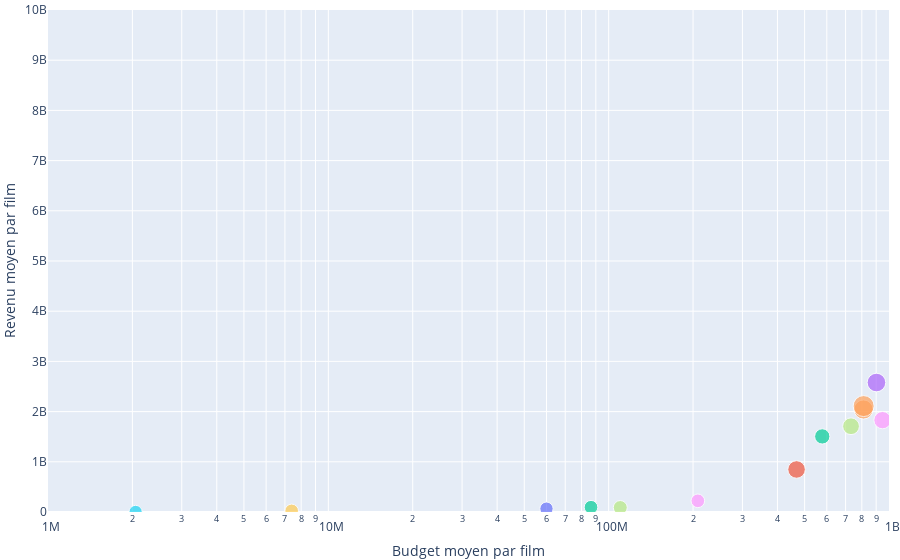

Write notebook code for a chart like this one.
### Code cell
xaxis_type = "log"
size = df_year.loc[1999]['title'].to_numpy()
nb_films = size.sum()
s = [((s/nb_films) * 100)*2 + 10 for s in size]

dfg = df_year.loc[1999]
fig = px.scatter(dfg, x = "budget", y = "revenue", 
                 size = s, 
                 color = "genres",
                 hover_name="genres")
fig.update_layout(
         xaxis = dict(title='Budget moyen par film',
                      type= 'linear' if xaxis_type == 'Linéaire' else 'log',
                      range=(0,3000000000) if xaxis_type == 'Linéaire' 
                                      else (np.log10(1000000), np.log10(1000000000)) 
                     ),
         yaxis = dict(title="Revenu moyen par film", range=(0,10000000000)),
         margin={'l': 40, 'b': 30, 't': 10, 'r': 0},
         hovermode='closest',
         showlegend=False,
     )
fig.show()

### Figure 1 — Plotly figure (JSON) as saved in the notebook; plotly's stock layout.template omitted (floating-point values rounded to 4 significant figures)
{"data": [{"hovertemplate": "<b>%{hovertext}</b><br><br>genres=Action<br>budget=%{x}<br>revenue=%{y}<br>size=%{marker.size}<extra></extra>", "hovertext": ["Action"], "legendgroup": "Action", "marker": {"color": "#636efa", "size": [24.08], "sizemode": "area", "sizeref": 0.1194, "symbol": "circle"}, "mode": "markers", "name": "Action", "orientation": "v", "showlegend": true, "type": "scatter", "x": [1592000000], "xaxis": "x", "y": [3372006222], "yaxis": "y"}, {"hovertemplate": "<b>%{hovertext}</b><br><br>genres=Adventure<br>budget=%{x}<br>revenue=%{y}<br>size=%{marker.size}<extra></extra>", "hovertext": ["Adventure"], "legendgroup": "Adventure", "marker": {"color": "#EF553B", "size": [19.01], "sizemode": "area", "sizeref": 0.1194, "symbol": "circle"}, "mode": "markers", "name": "Adventure", "orientation": "v", "showlegend": true, "type": "scatter", "x": [1185000000], "xaxis": "x", "y": [3150845353], "yaxis": "y"}, {"hovertemplate": "<b>%{hovertext}</b><br><br>genres=Animation<br>budget=%{x}<br>revenue=%{y}<br>size=%{marker.size}<extra></extra>", "hovertext": ["Animation"], "legendgroup": "Animation", "marker": {"color": "#00cc96", "size": [13.94], "sizemode": "area", "sizeref": 0.1194, "symbol": "circle"}, "mode": "markers", "name": "Animation", "orientation": "v", "showlegend": true, "type": "scatter", "x": [578000000], "xaxis": "x", "y": [1505485381], "yaxis": "y"}, {"hovertemplate": "<b>%{hovertext}</b><br><br>genres=Comedy<br>budget=%{x}<br>revenue=%{y}<br>size=%{marker.size}<extra></extra>", "hovertext": ["Comedy"], "legendgroup": "Comedy", "marker": {"color": "#ab63fa", "size": [44.93], "sizemode": "area", "sizeref": 0.1194, "symbol": "circle"}, "mode": "markers", "name": "Comedy", "orientation": "v", "showlegend": true, "type": "scatter", "x": [2019534302], "xaxis": "x", "y": [4384523059], "yaxis": "y"}, {"hovertemplate": "<b>%{hovertext}</b><br><br>genres=Crime<br>budget=%{x}<br>revenue=%{y}<br>size=%{marker.size}<extra></extra>", "hovertext": ["Crime"], "legendgroup": "Crime", "marker": {"color": "#FFA15A", "size": [21.83], "sizemode": "area", "sizeref": 0.1194, "symbol": "circle"}, "mode": "markers", "name": "Crime", "orientation": "v", "showlegend": true, "type": "scatter", "x": [811000000], "xaxis": "x", "y": [2041632820], "yaxis": "y"}, {"hovertemplate": "<b>%{hovertext}</b><br><br>genres=Documentary<br>budget=%{x}<br>revenue=%{y}<br>size=%{marker.size}<extra></extra>", "hovertext": ["Documentary"], "legendgroup": "Documentary", "marker": {"color": "#19d3f3", "size": [10.56], "sizemode": "area", "sizeref": 0.1194, "symbol": "circle"}, "mode": "markers", "name": "Documentary", "orientation": "v", "showlegend": true, "type": "scatter", "x": [2053648], "xaxis": "x", "y": [500000], "yaxis": "y"}, {"hovertemplate": "<b>%{hovertext}</b><br><br>genres=Drama<br>budget=%{x}<br>revenue=%{y}<br>size=%{marker.size}<extra></extra>", "hovertext": ["Drama"], "legendgroup": "Drama", "marker": {"color": "#FF6692", "size": [47.75], "sizemode": "area", "sizeref": 0.1194, "symbol": "circle"}, "mode": "markers", "name": "Drama", "orientation": "v", "showlegend": true, "type": "scatter", "x": [2223984326], "xaxis": "x", "y": [5357232183], "yaxis": "y"}, {"hovertemplate": "<b>%{hovertext}</b><br><br>genres=Family<br>budget=%{x}<br>revenue=%{y}<br>size=%{marker.size}<extra></extra>", "hovertext": ["Family"], "legendgroup": "Family", "marker": {"color": "#B6E880", "size": [16.76], "sizemode": "area", "sizeref": 0.1194, "symbol": "circle"}, "mode": "markers", "name": "Family", "orientation": "v", "showlegend": true, "type": "scatter", "x": [732000000], "xaxis": "x", "y": [1708354519], "yaxis": "y"}, {"hovertemplate": "<b>%{hovertext}</b><br><br>genres=Fantasy<br>budget=%{x}<br>revenue=%{y}<br>size=%{marker.size}<extra></extra>", "hovertext": ["Fantasy"], "legendgroup": "Fantasy", "marker": {"color": "#FF97FF", "size": [17.89], "sizemode": "area", "sizeref": 0.1194, "symbol": "circle"}, "mode": "markers", "name": "Fantasy", "orientation": "v", "showlegend": true, "type": "scatter", "x": [948000000], "xaxis": "x", "y": [1829778503], "yaxis": "y"}, {"hovertemplate": "<b>%{hovertext}</b><br><br>genres=Foreign<br>budget=%{x}<br>revenue=%{y}<br>size=%{marker.size}<extra></extra>", "hovertext": ["Foreign"], "legendgroup": "Foreign", "marker": {"color": "#FECB52", "size": [11.13], "sizemode": "area", "sizeref": 0.1194, "symbol": "circle"}, "mode": "markers", "name": "Foreign", "orientation": "v", "showlegend": true, "type": "scatter", "x": [7400005], "xaxis": "x", "y": [22000135], "yaxis": "y"}, {"hovertemplate": "<b>%{hovertext}</b><br><br>genres=History<br>budget=%{x}<br>revenue=%{y}<br>size=%{marker.size}<extra></extra>", "hovertext": ["History"], "legendgroup": "History", "marker": {"color": "#636efa", "size": [10.56], "sizemode": "area", "sizeref": 0.1194, "symbol": "circle"}, "mode": "markers", "name": "History", "orientation": "v", "showlegend": true, "type": "scatter", "x": [60000000], "xaxis": "x", "y": [66976317], "yaxis": "y"}, {"hovertemplate": "<b>%{hovertext}</b><br><br>genres=Horror<br>budget=%{x}<br>revenue=%{y}<br>size=%{marker.size}<extra></extra>", "hovertext": ["Horror"], "legendgroup": "Horror", "marker": {"color": "#EF553B", "size": [18.45], "sizemode": "area", "sizeref": 0.1194, "symbol": "circle"}, "mode": "markers", "name": "Horror", "orientation": "v", "showlegend": true, "type": "scatter", "x": [468060000], "xaxis": "x", "y": [847508783], "yaxis": "y"}, {"hovertemplate": "<b>%{hovertext}</b><br><br>genres=Music<br>budget=%{x}<br>revenue=%{y}<br>size=%{marker.size}<extra></extra>", "hovertext": ["Music"], "legendgroup": "Music", "marker": {"color": "#00cc96", "size": [11.13], "sizemode": "area", "sizeref": 0.1194, "symbol": "circle"}, "mode": "markers", "name": "Music", "orientation": "v", "showlegend": true, "type": "scatter", "x": [86500000], "xaxis": "x", "y": [95091685], "yaxis": "y"}, {"hovertemplate": "<b>%{hovertext}</b><br><br>genres=Mystery<br>budget=%{x}<br>revenue=%{y}<br>size=%{marker.size}<extra></extra>", "hovertext": ["Mystery"], "legendgroup": "Mystery", "marker": {"color": "#ab63fa", "size": [20.7], "sizemode": "area", "sizeref": 0.1194, "symbol": "circle"}, "mode": "markers", "name": "Mystery", "orientation": "v", "showlegend": true, "type": "scatter", "x": [902060000], "xaxis": "x", "y": [2578886717], "yaxis": "y"}, {"hovertemplate": "<b>%{hovertext}</b><br><br>genres=Romance<br>budget=%{x}<br>revenue=%{y}<br>size=%{marker.size}<extra></extra>", "hovertext": ["Romance"], "legendgroup": "Romance", "marker": {"color": "#FFA15A", "size": [26.34], "sizemode": "area", "sizeref": 0.1194, "symbol": "circle"}, "mode": "markers", "name": "Romance", "orientation": "v", "showlegend": true, "type": "scatter", "x": [812050001], "xaxis": "x", "y": [2110027593], "yaxis": "y"}, {"hovertemplate": "<b>%{hovertext}</b><br><br>genres=Science Fiction<br>budget=%{x}<br>revenue=%{y}<br>size=%{marker.size}<extra></extra>", "hovertext": ["Science Fiction"], "legendgroup": "Science Fiction", "marker": {"color": "#19d3f3", "size": [22.39], "sizemode": "area", "sizeref": 0.1194, "symbol": "circle"}, "mode": "markers", "name": "Science Fiction", "orientation": "v", "showlegend": true, "type": "scatter", "x": [1150000000], "xaxis": "x", "y": [2607273982], "yaxis": "y"}, {"hovertemplate": "<b>%{hovertext}</b><br><br>genres=Thriller<br>budget=%{x}<br>revenue=%{y}<br>size=%{marker.size}<extra></extra>", "hovertext": ["Thriller"], "legendgroup": "Thriller", "marker": {"color": "#FF6692", "size": [29.72], "sizemode": "area", "sizeref": 0.1194, "symbol": "circle"}, "mode": "markers", "name": "Thriller", "orientation": "v", "showlegend": true, "type": "scatter", "x": [1394400000], "xaxis": "x", "y": [2791772105], "yaxis": "y"}, {"hovertemplate": "<b>%{hovertext}</b><br><br>genres=War<br>budget=%{x}<br>revenue=%{y}<br>size=%{marker.size}<extra></extra>", "hovertext": ["War"], "legendgroup": "War", "marker": {"color": "#B6E880", "size": [11.69], "sizemode": "area", "sizeref": 0.1194, "symbol": "circle"}, "mode": "markers", "name": "War", "orientation": "v", "showlegend": true, "type": "scatter", "x": [110000000], "xaxis": "x", "y": [88612976], "yaxis": "y"}, {"hovertemplate": "<b>%{hovertext}</b><br><br>genres=Western<br>budget=%{x}<br>revenue=%{y}<br>size=%{marker.size}<extra></extra>", "hovertext": ["Western"], "legendgroup": "Western", "marker": {"color": "#FF97FF", "size": [11.13], "sizemode": "area", "sizeref": 0.1194, "symbol": "circle"}, "mode": "markers", "name": "Western", "orientation": "v", "showlegend": true, "type": "scatter", "x": [208000000], "xaxis": "x", "y": [222739777], "yaxis": "y"}], "layout": {"autosize": true, "hovermode": "closest", "legend": {"itemsizing": "constant", "title": {"text": "genres"}, "tracegroupgap": 0}, "margin": {"b": 30, "l": 40, "r": 0, "t": 10}, "showlegend": false, "xaxis": {"anchor": "y", "domain": [0, 1], "range": [6, 9], "title": {"text": "Budget moyen par film"}, "type": "log"}, "yaxis": {"anchor": "x", "domain": [0, 1], "range": [0, 10000000000], "title": {"text": "Revenu moyen par film"}, "type": "linear"}}}
